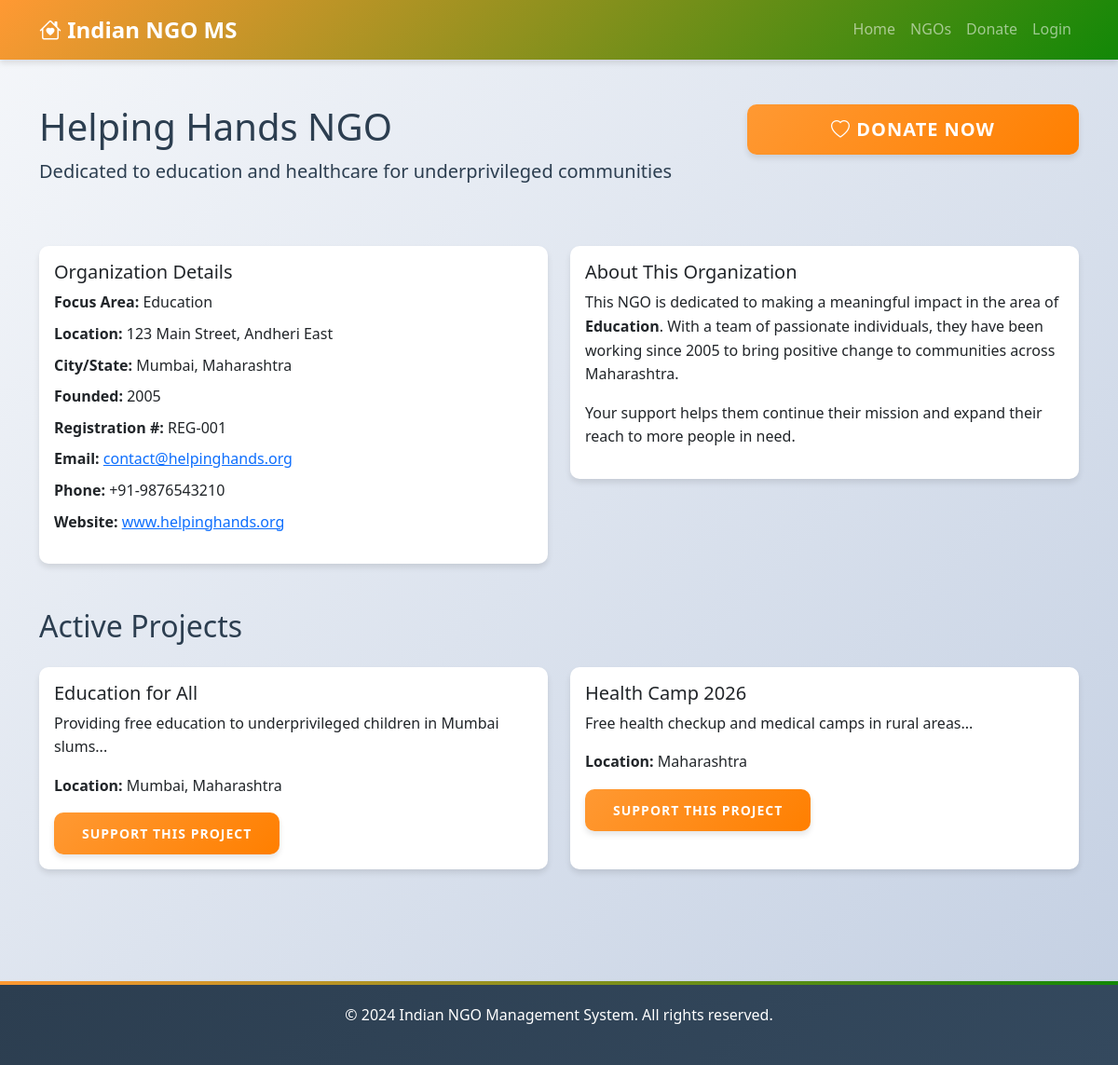
Page /ngo_detail.php?id=1 on the committed database.
### tables this page shows
CREATE TABLE IF NOT EXISTS `ngos` (
    `id` INT PRIMARY KEY AUTO_INCREMENT,
    `name` VARCHAR(150) NOT NULL UNIQUE,
    `description` TEXT,
    `email` VARCHAR(100),
    `phone` VARCHAR(20),
    `website` VARCHAR(255),
    `address` TEXT,
    `city` VARCHAR(50),
    `state` VARCHAR(50),
    `registration_number` VARCHAR(50) UNIQUE,
    `focus_area` VARCHAR(100),
    `founded_year` INT,
    `image_path` VARCHAR(255),
    `active` BOOLEAN DEFAULT 1,
    `created_at` TIMESTAMP DEFAULT CURRENT_TIMESTAMP,
    `updated_at` TIMESTAMP DEFAULT CURRENT_TIMESTAMP ON UPDATE CURRENT_TIMESTAMP,
    INDEX `idx_city` (`city`),
    INDEX `idx_state` (`state`),
    INDEX `idx_focus_area` (`focus_area`)
);

CREATE TABLE IF NOT EXISTS `projects` (
    `id` INT PRIMARY KEY AUTO_INCREMENT,
    `ngo_id` INT NOT NULL,
    `name` VARCHAR(150) NOT NULL,
    `description` TEXT,
    `category` VARCHAR(50),
    `target_amount` DECIMAL(12, 2),
    `raised_amount` DECIMAL(12, 2) DEFAULT 0,
    `start_date` DATE,
    `end_date` DATE,
    `location` VARCHAR(150),
    `status` ENUM('ongoing', 'completed', 'upcoming') DEFAULT 'ongoing',
    `image_path` VARCHAR(255),
    `created_at` TIMESTAMP DEFAULT CURRENT_TIMESTAMP,
    `updated_at` TIMESTAMP DEFAULT CURRENT_TIMESTAMP ON UPDATE CURRENT_TIMESTAMP,
    FOREIGN KEY (`ngo_id`) REFERENCES `ngos`(`id`) ON DELETE CASCADE,
    INDEX `idx_category` (`category`),
    INDEX `idx_status` (`status`)
);

### auth.php (called while the page is built, shortened)
<?php
require_once 'db_connection.php';
function isLoggedIn() {
    return isset($_SESSION['user_id']) && !empty($_SESSION['user_id']);
}
?>

### db_connection.php (called while the page is built, shortened)
<?php
try {
    $conn = new mysqli(DB_HOST, DB_USER, DB_PASS, DB_NAME, DB_PORT);
} catch (mysqli_sql_exception $e) {
    $host = DB_HOST . ':' . DB_PORT;
    $message = "Database connection failed. "
        . "Please ensure MySQL is running in XAMPP and the host/port are correct (" . $host . "). "
        . "Error: " . $e->getMessage();
    die($message);
}
$conn->set_charset("utf8mb4");
function getRow($query) {
    global $conn;
    $result = $conn->query($query);
    if ($result && $result->num_rows > 0) {
        return $result->fetch_assoc();
    }
    return null;
}
function getRows($query) {
    global $conn;
    $result = $conn->query($query);
    $rows = [];
    if ($result && $result->num_rows > 0) {
        while ($row = $result->fetch_assoc()) {
            $rows[] = $row;
        }
    }
    return $rows;
}
?>

### ngo_detail.php (the view, shortened to what this page needs)
<?php
require_once 'auth.php';
$id = intval($_GET['id'] ?? 0);
$ngo = getRow("SELECT * FROM ngos WHERE id = $id");
$projects = getRows("SELECT * FROM projects WHERE ngo_id = $id ORDER BY created_at DESC");
?>
<!DOCTYPE html>
<html lang="en">
<head>
    <link href="https://cdn.jsdelivr.net/npm/bootstrap@5.3.0/dist/css/bootstrap.min.css" rel="stylesheet">
    <link rel="stylesheet" href="https://cdn.jsdelivr.net/npm/bootstrap-icons@1.10.0/font/bootstrap-icons.css">
    <link rel="stylesheet" href="css/style.css">
</head>
<body>
    <nav class="navbar navbar-expand-lg navbar-dark bg-dark">
        <div class="container">
            <a class="navbar-brand" href="index.php"><i class="bi bi-house-heart"></i> Indian NGO MS</a>
            <div class="collapse navbar-collapse" id="navbarNav">
                <ul class="navbar-nav ms-auto">
                    <li class="nav-item"><a class="nav-link" href="index.php">Home</a></li>
                    <li class="nav-item"><a class="nav-link" href="ngos.php">NGOs</a></li>
                    <li class="nav-item"><a class="nav-link" href="donate.php">Donate</a></li>
                    <?php if (isLoggedIn()): ?>
                        <li class="nav-item"><a class="nav-link" href="logout.php">Logout</a></li>
                    <?php else: ?>
                        <li class="nav-item"><a class="nav-link" href="login.php">Login</a></li>
                    <?php endif; ?>
                </ul>
            </div>
        </div>
    </nav>
    <section class="py-5">
        <div class="container">
            <div class="row mb-5">
                <div class="col-md-8">
                    <h1><?php echo htmlspecialchars($ngo['name']); ?></h1>
                    <p class="lead"><?php echo htmlspecialchars($ngo['description']); ?></p>
                </div>
                <div class="col-md-4">
                    <a href="donate.php" class="btn btn-primary btn-lg w-100">
                        <i class="bi bi-heart"></i> Donate Now
                    </a>
                </div>
            </div>
            <div class="row mb-5">
                <div class="col-md-6">
                    <div class="card">
                        <div class="card-body">
                            <h5 class="card-title">Organization Details</h5>
                            <ul class="list-unstyled">
                                <li class="mb-2"><strong>Focus Area:</strong> <?php echo htmlspecialchars($ngo['focus_area']); ?></li>
                                <li class="mb-2"><strong>Location:</strong> <?php echo htmlspecialchars($ngo['address']); ?></li>
                                <li class="mb-2"><strong>City/State:</strong> <?php echo htmlspecialchars($ngo['city'] . ', ' . $ngo['state']); ?></li>
                                <li class="mb-2"><strong>Founded:</strong> <?php echo $ngo['founded_year']; ?></li>
                                <li class="mb-2"><strong>Registration #:</strong> <?php echo htmlspecialchars($ngo['registration_number']); ?></li>
                                <li class="mb-2"><strong>Email:</strong> <a href="mailto:<?php echo htmlspecialchars($ngo['email']); ?>"><?php echo htmlspecialchars($ngo['email']); ?></a></li>
                                <li class="mb-2"><strong>Phone:</strong> <?php echo htmlspecialchars($ngo['phone']); ?></li>
                                <?php if ($ngo['website']): ?>
                                <li class="mb-2"><strong>Website:</strong> <a href="<?php echo htmlspecialchars($ngo['website']); ?>" target="_blank"><?php echo htmlspecialchars($ngo['website']); ?></a></li>
                                <?php endif; ?>
                            </ul>
                        </div>
                    </div>
                </div>
                <div class="col-md-6">
                    <div class="card">
                        <div class="card-body">
                            <h5 class="card-title">About This Organization</h5>
                            <p>This NGO is dedicated to making a meaningful impact in the area of <strong><?php echo htmlspecialchars($ngo['focus_area']); ?></strong>. With a team of passionate individuals, they have been working since <?php echo $ngo['founded_year']; ?> to bring positive change to communities across <?php echo htmlspecialchars($ngo['state']); ?>.</p>
                            <p>Your support helps them continue their mission and expand their reach to more people in need.</p>
                        </div>
                    </div>
                </div>
            </div>
            <h2 class="mb-4">Active Projects</h2>
            <div class="row">
                <?php foreach ($projects as $project): ?>
                <div class="col-md-6 mb-4">
                    <div class="card h-100">
                        <div class="card-body">
                            <h5 class="card-title"><?php echo htmlspecialchars($project['name']); ?></h5>
                            <p class="card-text"><?php echo substr(htmlspecialchars($project['description']), 0, 100); ?>...</p>
                            <p><strong>Location:</strong> <?php echo htmlspecialchars($project['location']); ?></p>
                            <a href="donate.php" class="btn btn-primary btn-sm">Support This Project</a>
                        </div>
                    </div>
                </div>
                <?php endforeach; ?>
            </div>
        </div>
    </section>
    <footer class="bg-dark text-white text-center py-4 mt-5">
        <div class="container">
            <p>&copy; 2024 Indian NGO Management System. All rights reserved.</p>
        </div>
    </footer>
</body>
</html>

### css/style.css (style rules this page uses)
:root { --primary-color: #FF9933; --secondary-color: #FFFFFF; --accent-color: #128807; --dark-color: #2C3E50; --light-bg: #F8F9FA; --shadow: 0 4px 6px rgba(0, 0, 0, 0.1); --border-radius: 10px; }
body { font-family: 'Segoe UI', Tahoma, Geneva, Verdana, sans-serif; line-height: 1.6; color: var(--dark-color); background: linear-gradient(135deg, #f5f7fa 0%, #c3cfe2 100%); min-height: 100vh; }
.navbar { background: linear-gradient(135deg, var(--primary-color), var(--accent-color)) !important; box-shadow: var(--shadow); backdrop-filter: blur(10px); }
.navbar-brand { font-weight: bold; font-size: 1.5rem; }
.nav-link { font-weight: 500; transition: all 0.3s ease; }
.btn { border-radius: var(--border-radius); padding: 12px 30px; font-weight: 600; text-transform: uppercase; letter-spacing: 1px; transition: all 0.3s ease; box-shadow: var(--shadow); }
.btn-primary { background: linear-gradient(135deg, var(--primary-color), #FF7F00); border: none; }
.card { border: none; border-radius: var(--border-radius); box-shadow: var(--shadow); transition: all 0.3s ease; }
footer { background: linear-gradient(135deg, var(--dark-color) 0%, #34495e 100%); color: white; position: relative; }
footer::before { content: ''; position: absolute; top: 0; left: 0; right: 0; height: 4px; background: linear-gradient(90deg, var(--primary-color), var(--accent-color)); }

### rows in the picture
ngos: name "Helping Hands NGO", description "Dedicated to education and healthcare for underprivileged communities", focus_area "Education", address "123 Main Street, Andheri East", city+state "Mumbai, Maharashtra", founded_year "2005", registration_number "REG-001", email "contact@helpinghands.org", phone "+91-9876543210", website "www.helpinghands.org", state "Maharashtra"
projects: name "Education for All", description "Providing free education to underprivileged children in Mumbai slums", location "Mumbai, Maharashtra"
projects: name "Health Camp 2026", description "Free health checkup and medical camps in rural areas", location "Maharashtra"
